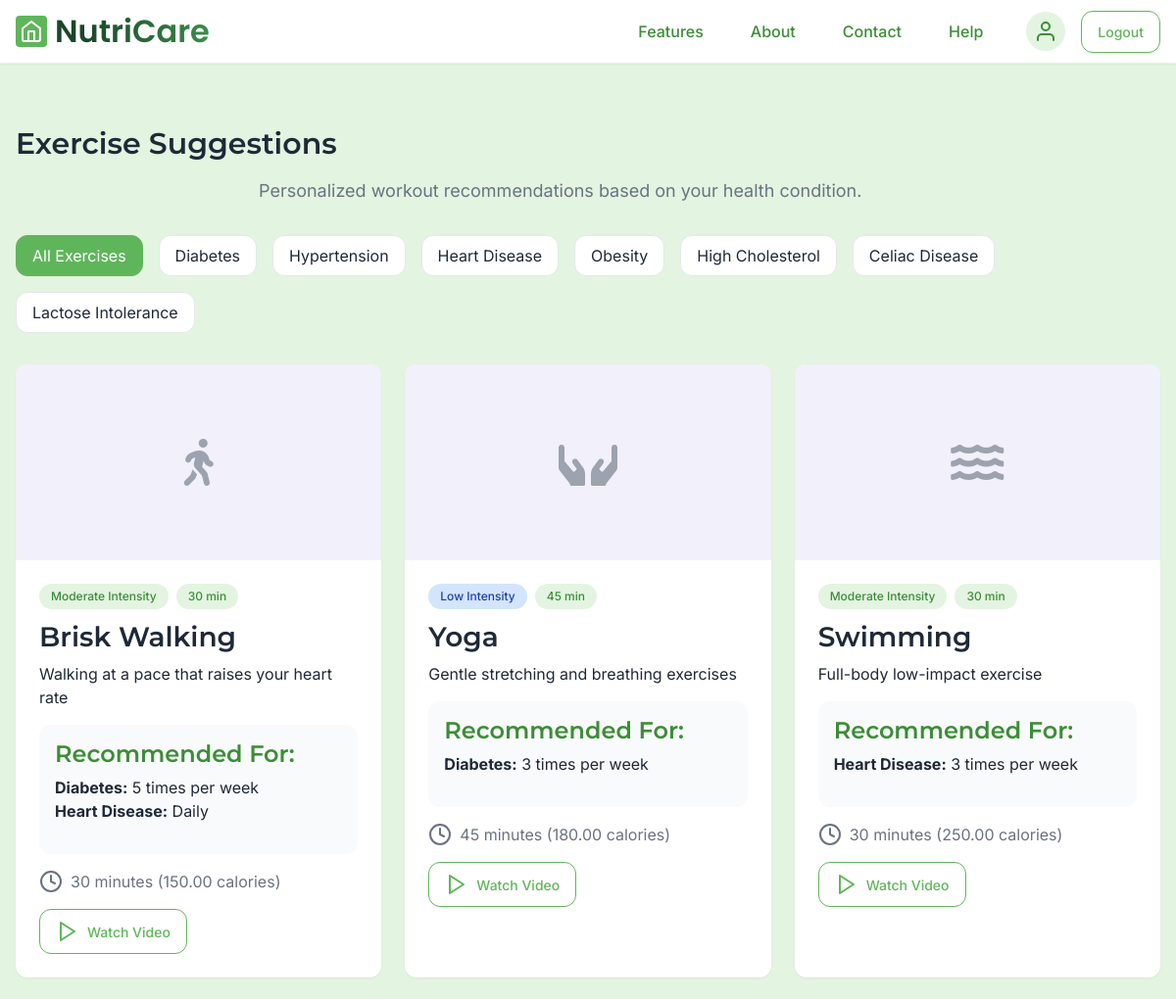
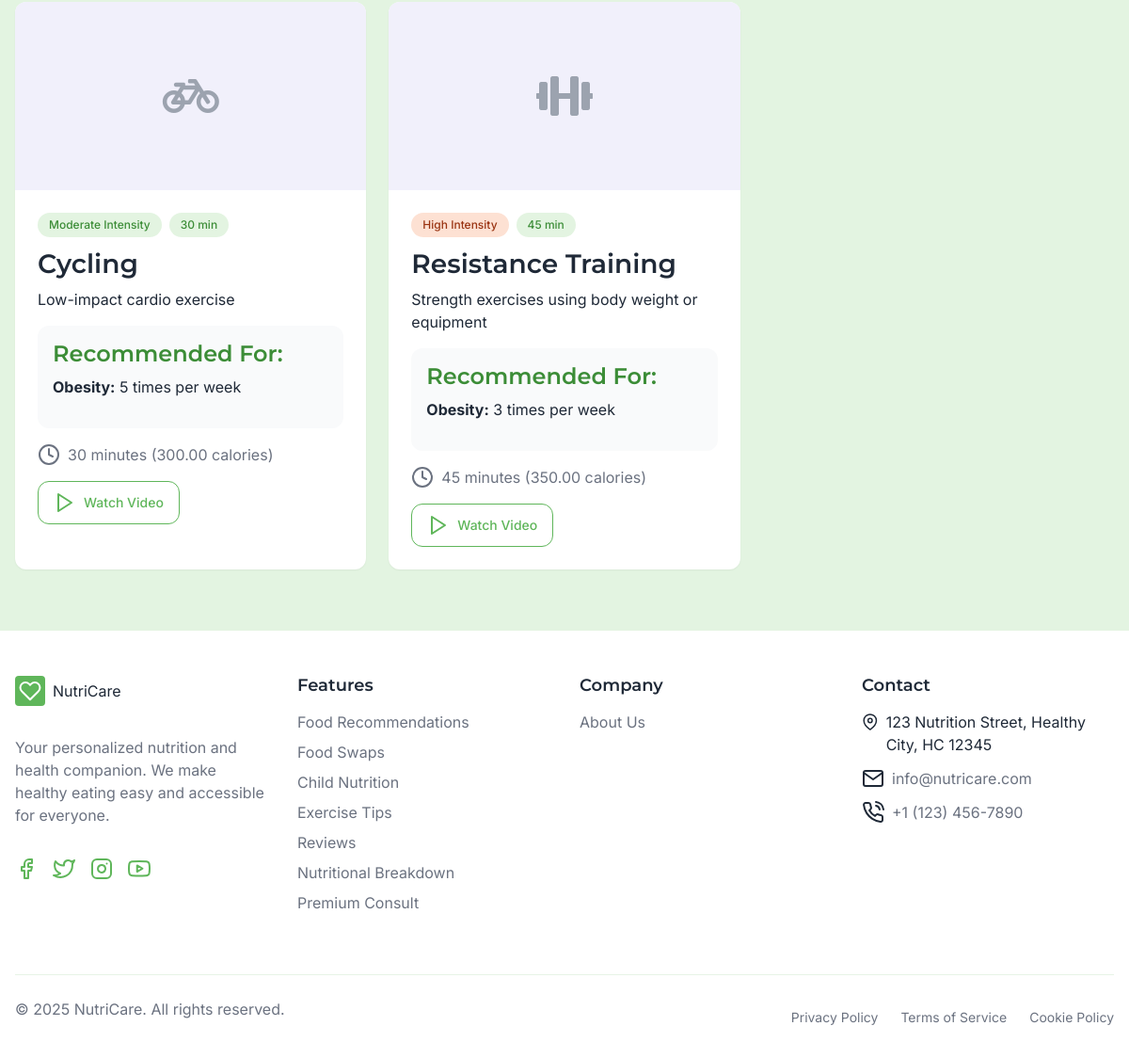
Page /exercise.php (signed in) on the committed database (2 pictures, top to bottom).
### tables this page shows
CREATE TABLE medical_conditions (
    condition_id INT AUTO_INCREMENT PRIMARY KEY,
    name VARCHAR(100) NOT NULL,
    description TEXT,
    created_at TIMESTAMP DEFAULT CURRENT_TIMESTAMP
);

CREATE TABLE exercise_types (
    exercise_id INT AUTO_INCREMENT PRIMARY KEY,
    name VARCHAR(100) NOT NULL,
    description TEXT,
    intensity ENUM('Low', 'Moderate', 'High'),
    duration_minutes INT,
    calories_burned DECIMAL(6,2),
    video_url VARCHAR(255),
    image_url VARCHAR(255),
    created_at TIMESTAMP DEFAULT CURRENT_TIMESTAMP
);

CREATE TABLE exercise_recommendations (
    exercise_recommendation_id INT AUTO_INCREMENT PRIMARY KEY,
    exercise_id INT NOT NULL,
    condition_id INT NOT NULL,
    frequency VARCHAR(50) NOT NULL,
    duration_suggestion VARCHAR(100),
    notes TEXT,
    benefits TEXT,
    created_at TIMESTAMP DEFAULT CURRENT_TIMESTAMP,
    FOREIGN KEY (exercise_id) REFERENCES exercise_types(exercise_id) ON DELETE CASCADE,
    FOREIGN KEY (condition_id) REFERENCES medical_conditions(condition_id) ON DELETE CASCADE
);

### exercise.php (the view, shortened to what this page needs)
<?php
require_once 'config.php';
$exercises = [];
$conditionFilter = '';
if (isset($_GET['condition'])) {
    $conditionFilter = $_GET['condition'];
    $stmt = $conn->prepare("SELECT e.* FROM exercise_types e
                           JOIN exercise_recommendations er ON e.exercise_id = er.exercise_id
                           JOIN medical_conditions c ON er.condition_id = c.condition_id
                           WHERE c.name = ?");
    $stmt->execute([$conditionFilter]);
    $exercises = $stmt->fetchAll();
} else {
    $exercises = $conn->query("SELECT * FROM exercise_types")->fetchAll();
}
$conditions = $conn->query("SELECT * FROM medical_conditions")->fetchAll();
?>
<!DOCTYPE html>
<html lang="en">
<head>
   <?php require 'Partials/nav.php';?>
<?php require 'Partials/head.php';?>
</head>
<body>
  <main class="exercise-section">
    <div class="container">
      <div class="exercise-header">
        <h1 class="section-title">Exercise Suggestions</h1>
        <p class="section-description">
          Personalized workout recommendations based on your health condition.
        </p>
      </div>
      <div class="exercise-filters">
        <a href="exercise.php" class="filter-btn <?= empty($conditionFilter) ? 'active' : '' ?>">All Exercises</a>
        <?php foreach ($conditions as $condition): ?>
          <a href="exercise.php?condition=<?= urlencode($condition['name']) ?>"
             class="filter-btn <?= $conditionFilter === $condition['name'] ? 'active' : '' ?>">
            <?= htmlspecialchars($condition['name']) ?>
          </a>
        <?php endforeach; ?>
      </div>
      <div class="exercise-grid">
        <?php foreach ($exercises as $exercise):
          $stmt = $conn->prepare("SELECT c.name, er.frequency, er.benefits
                                 FROM exercise_recommendations er
                                 JOIN medical_conditions c ON er.condition_id = c.condition_id
                                 WHERE er.exercise_id = ?");
          $stmt->execute([$exercise['exercise_id']]);
          $recommendations = $stmt->fetchAll();
          $intensityClass = strtolower($exercise['intensity']);
        ?>
          <div class="exercise-card">
            <div class="exercise-image">
              <?php if ($exercise['image_url']): ?>
                <img src="<?= htmlspecialchars($exercise['image_url']) ?>" alt="<?= htmlspecialchars($exercise['name']) ?>">
              <?php else: ?>
                <i class="fas fa-<?=
                  $exercise['name'] === 'Yoga' ? 'hands' :
                  ($exercise['name'] === 'Swimming' ? 'water' :
                  ($exercise['name'] === 'Resistance Training' ? 'dumbbell' :
                  ($exercise['name'] === 'Cycling' ? 'bicycle' : 'walking'))) ?>"></i>
              <?php endif; ?>
            </div>
            <div class="exercise-content">
              <div class="exercise-tags">
                <span class="exercise-tag <?= $intensityClass ?>"><?= htmlspecialchars($exercise['intensity']) ?> Intensity</span>
                <span class="exercise-tag"><?= htmlspecialchars($exercise['duration_minutes']) ?> min</span>
              </div>
              <h3><?= htmlspecialchars($exercise['name']) ?></h3>
              <p><?= htmlspecialchars($exercise['description']) ?></p>
              <?php if (!empty($recommendations)): ?>
                <div class="exercise-benefits">
                  <h4>Recommended For:</h4>
                  <ul>
                    <?php foreach ($recommendations as $rec): ?>
                      <li><strong><?= htmlspecialchars($rec['name']) ?>:</strong> <?= htmlspecialchars($rec['frequency']) ?></li>
                    <?php endforeach; ?>
                  </ul>
                </div>
              <?php endif; ?>
              <div class="exercise-duration">
                <i data-feather="clock"></i>
                <span><?= htmlspecialchars($exercise['duration_minutes']) ?> minutes (<?= htmlspecialchars($exercise['calories_burned']) ?> calories)</span>
              </div>
              <?php if ($exercise['video_url']): ?>
                <a href="<?= htmlspecialchars($exercise['video_url']) ?>" target="_blank" class="btn btn-outline" style="margin-top: 1rem;">
                  <i data-feather="play"></i>
                  Watch Video
                </a>
              <?php endif; ?>
            </div>
          </div>
        <?php endforeach; ?>
      </div>
    </div>
  </main>
</body>
<?php require 'Partials/footer.php';?>
</html>

### Partials/nav.php (style rules this page uses)
:root { --green-light: #E3F4E1; --green: #5FB65A; --green-dark: #3C8D37; --gray-100: #F9FAFB; --gray-200: #F1F0FB; --gray-300: #E5E7EB; --gray-400: #D1D5DB; --gray-500: #9CA3AF; --gray-600: #6B7280; --gray-700: #4B5563; --gray-800: #1F2937; --gray-900: #111827; --border-radius: 0.75rem; --shadow-sm: 0 1px 2px rgba(0, 0, 0, 0.05); --shadow-md: 0 4px 6px -1px rgba(0, 0, 0, 0.1), 0 2px 4px -1px rgba(0, 0, 0, 0.06); --shadow-lg: 0 10px 15px -3px rgba(0, 0, 0, 0.1), 0 4px 6px -2px rgba(0, 0, 0, 0.05); --font-sans: 'Inter', -apple-system, BlinkMacSystemFont, 'Segoe UI', Roboto, sans-serif; --font-display: 'Montserrat', -apple-system, BlinkMacSystemFont, 'Segoe UI', Roboto, sans-serif; }
* { margin: 0; padding: 0; box-sizing: border-box; }
body { font-family: var(--font-sans); color: var(--gray-800); background-color: hsl(120, 40%, 98%); line-height: 1.5; }
a { text-decoration: none; color: inherit; }
ul, ol { list-style: none; }
.container { max-width: 1280px; margin: 0 auto; padding: 0 1rem; }
h1, h2, h3, h4, h5, h6 { font-family: var(--font-display); font-weight: 600; }
.section-title { font-size: 1.875rem; margin-bottom: 1rem; color: var(--gray-800); }
.section-description { font-size: 1.125rem; color: var(--gray-600); max-width: 42rem; margin: 0 auto 2rem; }
.btn { display: inline-flex; align-items: center; justify-content: center; gap: 0.5rem; padding: 0.625rem 1rem; border-radius: var(--border-radius); font-weight: 500; transition: all 0.2s ease; font-size: 0.875rem; }
.btn-outline { background-color: transparent; color: var(--green); border: 1px solid var(--green); }

### exercise.php (style rules this page uses)
:root { --green-light: #E3F4E1; --green: #5FB65A; --green-dark: #3C8D37; --purple-light: #E5DEFF; --blue-light: #D3E4FD; --peach: #FDE1D3; --gray-100: #F9FAFB; --gray-200: #F1F0FB; --gray-300: #E5E7EB; --gray-400: #D1D5DB; --gray-500: #9CA3AF; --gray-600: #6B7280; --gray-700: #4B5563; --gray-800: #1F2937; --gray-900: #111827; --border-radius: 0.75rem; --shadow-sm: 0 1px 2px rgba(0, 0, 0, 0.05); --shadow-md: 0 4px 6px -1px rgba(0, 0, 0, 0.1), 0 2px 4px -1px rgba(0, 0, 0, 0.06); --shadow-lg: 0 10px 15px -3px rgba(0, 0, 0, 0.1), 0 4px 6px -2px rgba(0, 0, 0, 0.05); --font-sans: 'Inter', -apple-system, BlinkMacSystemFont, 'Segoe UI', Roboto, sans-serif; --font-display: 'Montserrat', -apple-system, BlinkMacSystemFont, 'Segoe UI', Roboto, sans-serif; }
.exercise-section { padding: 4rem 0; background-color: var(--green-light); }
.exercise-header { margin-bottom: 2rem; }
.exercise-filters { display: flex; gap: 1rem; margin-bottom: 2rem; flex-wrap: wrap; }
.filter-btn { padding: 0.5rem 1rem; background-color: white; border: 1px solid var(--gray-300); border-radius: var(--border-radius); cursor: pointer; transition: all 0.2s ease; }
.filter-btn.active, .filter-btn:hover { background-color: var(--green); color: white; border-color: var(--green); }
.exercise-grid { display: grid; grid-template-columns: 1fr; gap: 1.5rem; }
.exercise-card { background-color: white; border-radius: var(--border-radius); overflow: hidden; box-shadow: var(--shadow-sm); transition: transform 0.3s ease; }
.exercise-image { height: 200px; background-color: var(--gray-200); display: flex; align-items: center; justify-content: center; color: var(--gray-500); position: relative; overflow: hidden; }
.exercise-image i { position: absolute; font-size: 3rem; }
.exercise-content { padding: 1.5rem; }
.exercise-tags { display: flex; gap: 0.5rem; margin-bottom: 0.75rem; flex-wrap: wrap; }
.exercise-tag { background-color: var(--green-light); color: var(--green-dark); padding: 0.25rem 0.75rem; border-radius: 1rem; font-size: 0.75rem; font-weight: 500; }
.exercise-tag.low { background-color: var(--blue-light); color: #1E40AF; }
.exercise-tag.high { background-color: var(--peach); color: #9A3412; }
.exercise-duration { display: flex; align-items: center; gap: 0.5rem; color: var(--gray-600); margin-top: 1rem; }
.exercise-benefits { margin-top: 1rem; padding: 1rem; background-color: var(--gray-100); border-radius: var(--border-radius); }
.exercise-benefits h4 { margin-bottom: 0.5rem; color: var(--green-dark); }
@media (min-width: 768px) { .exercise-grid { grid-template-columns: 1fr 1fr; } }
@media (min-width: 1024px) { .exercise-grid { grid-template-columns: 1fr 1fr 1fr; } }

### rows in the picture
medical_conditions: name "Diabetes"
medical_conditions: name "Hypertension"
medical_conditions: name "Heart Disease"
medical_conditions: name "Obesity"
medical_conditions: name "High Cholesterol"
medical_conditions: name "Celiac Disease"
medical_conditions: name "Lactose Intolerance"
exercise_types: intensity "Moderate", duration_minutes "30", name "Brisk Walking", description "Walking at a pace that raises your heart rate", calories_burned "150.00"
exercise_recommendations: condition.name "Diabetes", frequency "5 times per week"
exercise_recommendations: condition.name "Heart Disease", frequency "Daily"
exercise_types: intensity "Low", duration_minutes "45", name "Yoga", description "Gentle stretching and breathing exercises", calories_burned "180.00"
exercise_recommendations: condition.name "Diabetes", frequency "3 times per week"
exercise_types: intensity "Moderate", duration_minutes "30", name "Swimming", description "Full-body low-impact exercise", calories_burned "250.00"
exercise_recommendations: condition.name "Heart Disease", frequency "3 times per week"
exercise_types: intensity "Moderate", duration_minutes "30", name "Cycling", description "Low-impact cardio exercise", calories_burned "300.00"
exercise_recommendations: condition.name "Obesity", frequency "5 times per week"
exercise_types: intensity "High", duration_minutes "45", name "Resistance Training", description "Strength exercises using body weight or equipment", calories_burned "350.00"
exercise_recommendations: condition.name "Obesity", frequency "3 times per week"
